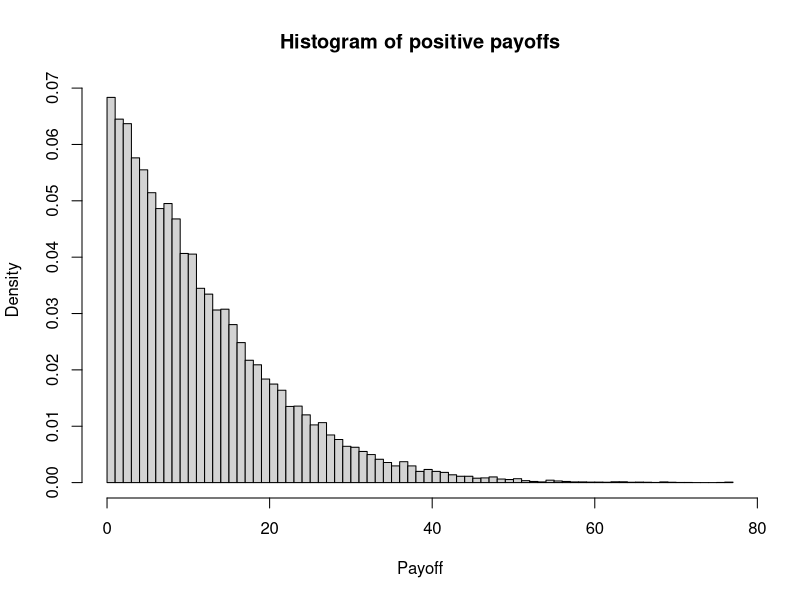

Recreate this plot in R. (Note: a time limit stopped this script after it produced the figure.)
set.seed(6398792)

################################################################
# Global parameters in a single list
################################################################
par <- list(
  N      = 100000,   # Number of simulations
  mu     = 0.1,      # Expected return
  sigma  = 0.2,      # Volatility
  r      = 0.03,     # Risk-free interest rate (cont. comp.)
  Tdays  = 183,      # Time to maturity in calendar days
  S0     = 100,      # Initial stock price
  K      = 110       # Strike price
)
par$T       <- par$Tdays / 365          # Time to maturity (years)
par$td      <- 1 / 365                  # One trading day (years)
par$n_days  <- par$Tdays                # Number of re-hedge steps
################################################################

# ---------------------------------------------------------
# Exercise a
with(par, {
  epsilon_T  <- rnorm(N)                                                        # Simulation of shocks
  final_value <- S0 * exp((mu - 0.5 * sigma^2) * T + sigma * sqrt(T) * epsilon_T)
  call_payoff <- ifelse(final_value > K, final_value - K, 0)
  p_positivepayoff <- mean(call_payoff > 0)                                     # P(call ends ITM)
  cat("(a) P(call ends ITM) =", p_positivepayoff, "\n")
  hist(call_payoff[call_payoff > 0], breaks = 100, freq = FALSE,
       main = "Histogram of positive payoffs", xlab = "Payoff")
})

# ---------------------------------------------------------
# Exercise b
# Simulate whole path matrix once (shared across strategies)
S_paths <- with(par, {
  Z  <- matrix(rnorm(N * n_days), nrow = N, ncol = n_days)
  lr <- (mu - 0.5 * sigma^2) * td + sigma * sqrt(td) * Z
  log_prices <- t(apply(lr, 1, function(x) log(S0) + cumsum(x)))
  exp(log_prices)
})
ST <- S_paths[, par$n_days]

# Case A: Trader Alice without hedging
payoff_A <- 100 * pmax(ST - par$K, 0)
P0_A <- quantile(payoff_A, 0.99) / exp(par$r * par$T)                           # 99-% price
cat("(b1) No-hedge 99%-price P0_A =", P0_A, "\n")

# Case B: Trader Bradley with stop-loss hedging
P_and_L_B <- numeric(par$N)   # pre-allocate storage for speed
for (i in seq_len(par$N)) {
  path <- c(par$S0, S_paths[i, ])
  cash <- stock <- numeric(par$n_days + 1)
  for (j in 1:par$n_days) {
    # If spot > strike we want 100 shares, else 0
    if (path[j] > par$K && stock[j] == 0) {
      cash[j]  <- cash[j] - 100 * path[j]   # Buy 100 shares
      stock[j] <- 100
    } else if (path[j] <= par$K && stock[j] == 100) {
      cash[j]  <- cash[j] + 100 * path[j]   # Sell 100 shares
      stock[j] <- 0
    }
    # We park cash (or debt) at the risk-free rate
    cash[j + 1]  <- cash[j] * exp(par$r * par$td)
    stock[j + 1] <- stock[j]
  }
  call_payoff_i <- 100 * pmax(path[par$n_days + 1] - par$K, 0)
  P_and_L_B[i]  <- cash[par$n_days + 1] + stock[par$n_days + 1] * path[par$n_days + 1] -
    call_payoff_i
}
disc_PnL_B <- exp(-par$r * par$T) * sort(P_and_L_B)
P0_B <- -quantile(disc_PnL_B, 0.01)
cat("(b2) Stop-loss 99%-price P0_B =", P0_B, "\n")

# Case C: Trader Claire with delta hedging
bs_delta <- function(S, t, p) {                 # Black-Scholes delta helper
  tau <- p$T - t
  if (tau <= 0) return(as.numeric(S > p$K))
  d1  <- (log(S / p$K) + (p$r + 0.5 * p$sigma^2) * tau) / (p$sigma * sqrt(tau))
  pnorm(d1)
}
P_and_L_C <- numeric(par$N)
for (i in seq_len(par$N)) {
  path <- c(par$S0, S_paths[i, ])
  cash <- shares <- numeric(par$n_days + 1)
  for (j in 1:par$n_days) {
    t_now      <- (j - 1) * par$td
    delta_now  <- bs_delta(path[j], t_now, par)
    target_sh  <- 100 * delta_now
    trade_sh   <- target_sh - shares[j]
    cash[j]    <- cash[j] - trade_sh * path[j]
    shares[j + 1] <- target_sh
    cash[j + 1]   <- cash[j] * exp(par$r * par$td)
  }
  payout         <- 100 * pmax(path[par$n_days + 1] - par$K, 0)
  P_and_L_C[i]   <- cash[par$n_days + 1] + shares[par$n_days + 1] * path[par$n_days + 1] -
    payout
}
disc_PnL_C <- exp(-par$r * par$T) * sort(P_and_L_C)
P0_C       <- -quantile(disc_PnL_C, 0.01)
cat("(b3) Delta-hedge 99%-price P0_C =", P0_C, "\n")

# Final results summary
cat("Trader A (No Hedge) Price P0:", P0_A, "\n")
cat("Trader B (Stop-Loss) Price P0:", P0_B, "\n")
cat("Trader C (Delta Hedge) Price P0:", P0_C, "\n")

# ---------------------------------------------------------
# Exercise c
hist(payoff_A,      breaks = 50, freq = FALSE,
     main = "No-hedge payoffs (Alice)",   xlab = "EUR")
hist(P_and_L_B,     breaks = 50, freq = FALSE,
     main = "Stop-loss P/L (Bradley)",    xlab = "EUR")
hist(P_and_L_C,     breaks = 50, freq = FALSE,
     main = "Delta-hedge P/L (Claire)",   xlab = "EUR")

# ---------------------------------------------------------
# Exercise d : CARA indifference prices for a grid of 'a'
# The choice of six 'a' values is arbitrary; we wanted to test
# lower levels of risk aversion and compare.
risk_grid <- c(0.001, 0.002, 0.005, 0.01, 0.03, 0.05)
indiff_tbl <- data.frame(a = risk_grid,
                         P0_A = NA_real_,
                         P0_B = NA_real_,
                         P0_C = NA_real_)

for (k in seq_along(risk_grid)) {
  a <- risk_grid[k]
  utility <- function(x) if (a == 0) x else 1/a * (1 - exp(-a * x))
  u0 <- utility(0)
  
  EU_A <- function(P0) mean(utility(exp(par$r * par$T) * P0 - payoff_A))
  EU_B <- function(P0) mean(utility(exp(par$r * par$T) * P0 + P_and_L_B))
  EU_C <- function(P0) mean(utility(exp(par$r * par$T) * P0 + P_and_L_C))
  
  find_P0 <- function(EUfun, lower = 0, upper = 1000, step = 100) {
    while ((EUfun(lower) - u0) * (EUfun(upper) - u0) > 0) {
      upper <- upper + step
      if (upper > 1e6) stop("Could not bracket root")
    }
    uniroot(function(P0) EUfun(P0) - u0,
            lower = lower, upper = upper)$root
  }
  indiff_tbl$P0_A[k] <- find_P0(EU_A)
  indiff_tbl$P0_B[k] <- find_P0(EU_B)
  indiff_tbl$P0_C[k] <- find_P0(EU_C)
}
print(indiff_tbl, row.names = FALSE)
cat("\n")

# --------------------------------------------------------
# Exercise e
B <- 90                                   # Barrier level at €90
breached  <- apply(S_paths, 1, function(x) any(x <= B))
itm       <- ST > par$K                   # Indicator if regular call finishes ITM
cond_prob <- sum(breached & itm) / sum(itm)
cat("(e) P(DO call worthless | call ITM) =", cond_prob, "\n")
# -----------------------------------------------------------
